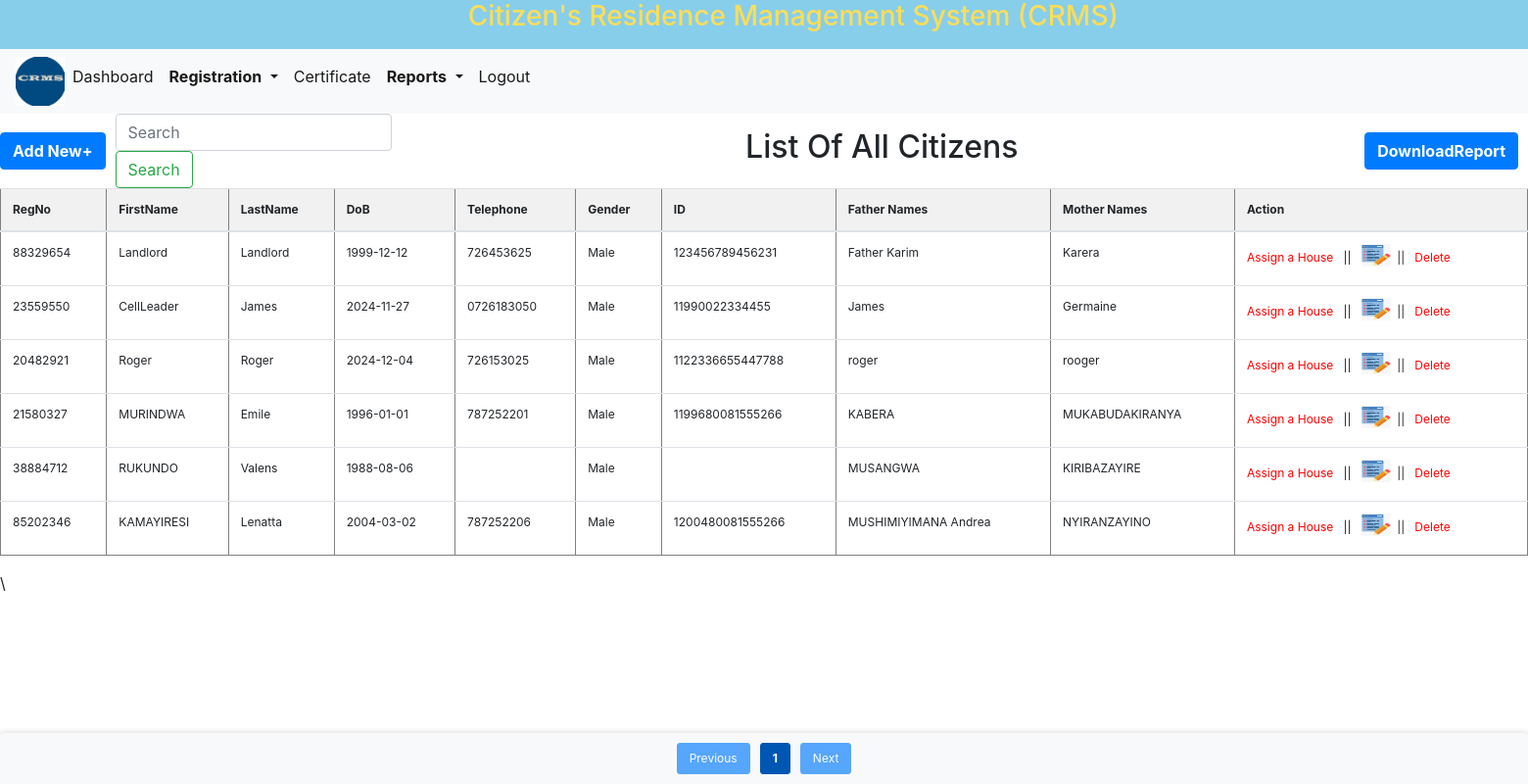
The page /ListOfCitizens.php (signed in) on the database as committed earlier.
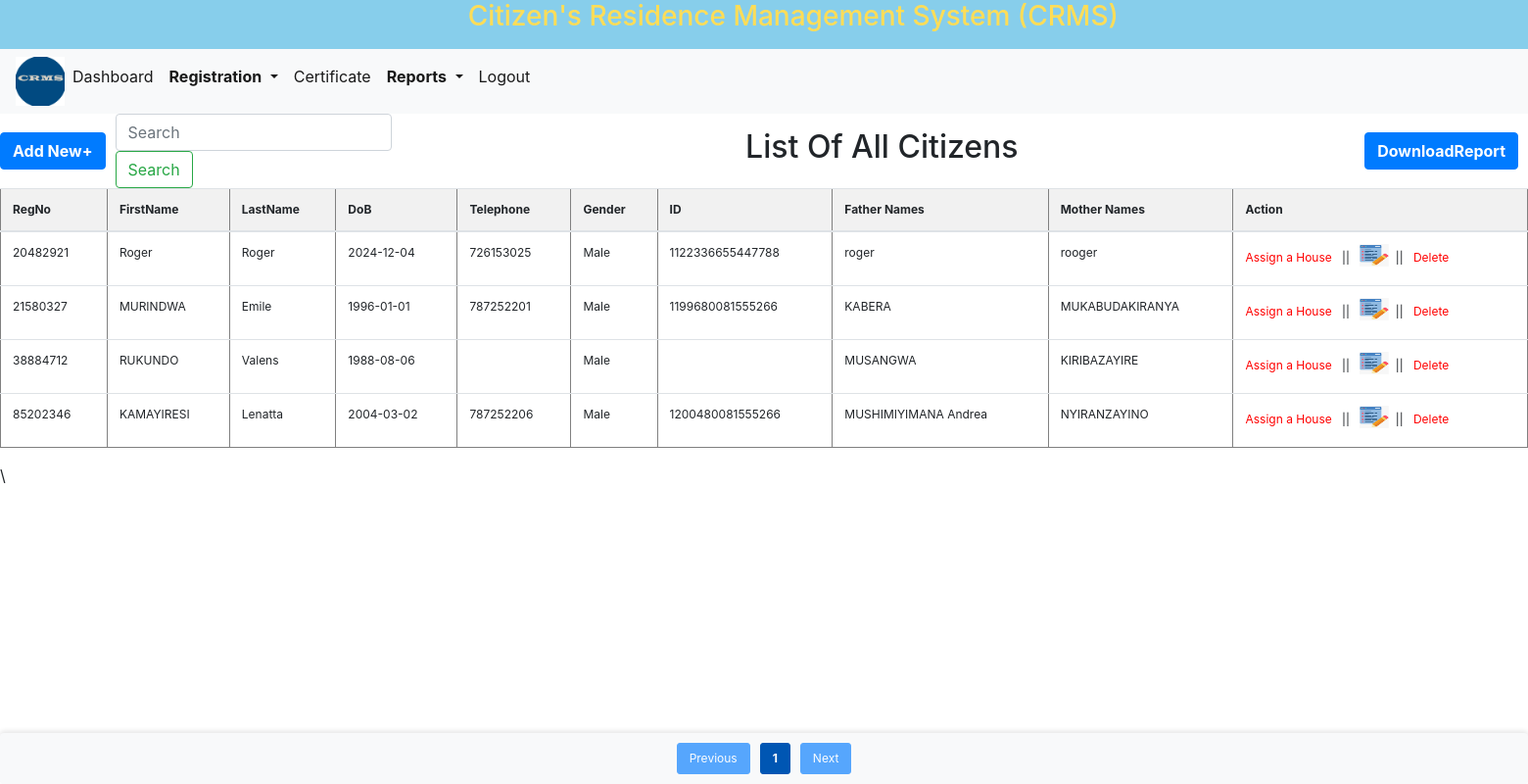
The same page on the database as committed later.
### tables this page shows
CREATE TABLE `resident` (
  `Identifier` varchar(8) NOT NULL,
  `Firstname` varchar(20) NOT NULL,
  `Lastname` varchar(20) DEFAULT NULL,
  `DoB` date DEFAULT NULL,
  `Telephone` varchar(10) DEFAULT NULL,
  `Gender` varchar(6) NOT NULL,
  `ID` bigint DEFAULT NULL,
  `FatherNames` varchar(20) DEFAULT NULL,
  `MotherNames` varchar(20) DEFAULT NULL,
  `Province` varchar(20) DEFAULT NULL,
  `District` varchar(20) DEFAULT NULL,
  `Sector` varchar(20) DEFAULT NULL,
  `Cell` varchar(20) DEFAULT NULL,
  `Village` varchar(20) DEFAULT NULL,
  `Citizen_Category` varchar(20) DEFAULT NULL,
  `HouseNo` varchar(30) DEFAULT NULL,
  `Status` varchar(9) DEFAULT NULL,
  `RegDate` datetime DEFAULT CURRENT_TIMESTAMP
);

### ListOfCitizens.php (the view, shortened to what this page needs)
<!DOCTYPE html>
<html lang="en">
<head>
    <link rel="stylesheet" href="bootstrap/bootstrap.css">
    <link rel="stylesheet" href="css/style.css">
</head>
<body>
<?php include 'header.php'; ?>
<?php
$conn = new mysqli('localhost', 'super', '', 'crms');
$records_per_page = 7;
$page = isset($_GET['page']) ? (int)$_GET['page'] : 1;
$offset = ($page - 1) * $records_per_page;
$search_query = isset($_GET['search']) ? $conn->real_escape_string($_GET['search']) : '';
$sql = "SELECT Identifier, Firstname, Lastname, DoB, Telephone, Gender, ID, FatherNames, MotherNames, Province, District, Sector, Cell, Village, citizen_category, HouseNo, Status,RegDate
        FROM resident
        WHERE CONCAT_WS(' ', Firstname, Lastname, DoB, Telephone, Gender, ID, FatherNames, MotherNames, Province, District, Sector, Cell, Village, citizen_category, HouseNo, Status,RegDate) LIKE ?
        ORDER BY RegDate DESC
        LIMIT ? OFFSET ?";
$stmt = $conn->prepare($sql);
$search_param = "%$search_query%";
$stmt->bind_param("sii", $search_param, $records_per_page, $offset);
$stmt->execute();
$result = $stmt->get_result();
$total_sql = "SELECT COUNT(*) as total FROM resident WHERE CONCAT_WS(' ', Firstname, Lastname, ID, FatherNames, MotherNames, Province, District, Sector, Cell, Village, citizen_category, HouseNo, Status,RegDate) LIKE ?";
$total_stmt = $conn->prepare($total_sql);
$total_stmt->bind_param("s", $search_param);
$total_stmt->execute();
$total_result = $total_stmt->get_result();
$total_row = $total_result->fetch_assoc();
$total_records = $total_row['total'];
$total_pages = ceil($total_records / $records_per_page);
if ($result->num_rows > 0) {
    echo "<div class='table-container'>";
    echo "<table border='1' class='table table-striped' style='min-width: 60%;>";
    echo "<thead>";
    echo "<tr>
            <th colspan='16' style='text-align: left; background-color: #f8f9fa;'>
                <div style='display: flex; align-items: center;'>
                    <div style='margin-right: 10px;'>
                        <a class='small' href='addResident.php'>
                            <button class='btn btn-primary'><b>Add New+</b></button>
                        </a>
                    </div>
                    <div style='margin-right: 8px;'>
                        <form class='form-inline my-2 my-lg-0' method='GET' action=''>
                            <input class='form-control mr-sm-2' type='search' name='search' placeholder='Search' aria-label='Search' value='" . htmlspecialchars($search_query) . "'>
                            <button class='btn btn-outline-success my-2 my-sm-0' type='submit'>Search</button>
                        </form>
                    </div>
                    <div style='flex: 1; text-align: center; font-size: 18px;'>
                        <h2 class='text-center'>List Of All Citizens</h2>
                    </div>
                     <div style='margin-right: 10px;'>
                        <button class='btn btn-primary' id='generateReportButton'><b>DownloadReport</b></button>
                    </div>
                </div>
            </th>
          </tr>";
    echo "<tr>
            <th scope='col'>RegNo</th>
            <th scope='col'>FirstName</th>
            <th scope='col'>LastName</th>
            <th scope='col'>DoB</th>
            <th scope='col'>Telephone</th>
            <th scope='col'>Gender</th>
            <th scope='col'>ID</th>
            <th scope='col'>Father    Names</th>
            <th scope='col'>Mother    Names</th>
            <th scope='col'>Action</th>
          </tr>";
    echo "<tbody>";
    while ($row = $result->fetch_assoc()) {
        echo "<tr>
                <td>" . htmlspecialchars($row["Identifier"]) . "</td>
                <td>" . htmlspecialchars($row["Firstname"]) . "</td>
                <td>" . htmlspecialchars($row["Lastname"]) . "</td>
                <td>" . htmlspecialchars($row["DoB"]) . "</td>
                <td>" . htmlspecialchars($row["Telephone"]) . "</td>
                <td>" . htmlspecialchars($row["Gender"]) . "</td>
                <td>" . htmlspecialchars($row["ID"]) . "</td>
                <td>" . htmlspecialchars($row["FatherNames"]) . "</td>
                <td>" . htmlspecialchars($row["MotherNames"]) . "</td>
                <td><a href='updateResident.php?identifier=" . htmlspecialchars($row["Identifier"]) . "' style='color: red;'>Assign a House</a> &nbsp&nbsp||&nbsp&nbsp
                    <a href='updateCitizen.php?identifier=" . htmlspecialchars($row["Identifier"]) . "' style='color: red;'><img src='images/edit.jpg' width='30px' height='30px'></a>&nbsp&nbsp||&nbsp&nbsp
                    <a href='deleteCitizen.php?identifier=" . htmlspecialchars($row["Identifier"]) . "' style='color: red;'>Delete</a></td>
              </tr>";
    }
    echo "</tbody>";
    echo "</table>";
    echo "</div>";
    echo "<div class='pagination'>";
    if ($page > 1) {
        echo "<a href='?page=" . ($page - 1) . "&search=" . urlencode($search_query) . "' class='btn btn-primary' style='background-color: #007bff; border-color: #007bff;'>Previous</a>";
    } else {
        echo "<span class='btn btn-primary disabled'>Previous</span>";
    }
    for ($i = 1; $i <= $total_pages; $i++) {
        if ($i == $page) {
            echo "<span class='current'>$i</span>";
        } else {
            echo "<a href='?page=$i&search=" . urlencode($search_query) . "'>$i</a>";
        }
    }
    if ($page < $total_pages) {
        echo "<a href='?page=" . ($page + 1) . "&search=" . urlencode($search_query) . "' class='btn btn-primary' style='background-color: #007bff; border-color: #007bff;'>Next</a>";
    } else {
        echo "<span class='btn btn-primary disabled'>Next</span>";
    }
    echo "</div>";
}
?>
<script src="bootstrap/bootstrap.bundle.js"></script>\
</body>
</html>

### header.php (shortened to what this page needs)
<div class="row" style="background:skyblue; height:50px; width:2000px; text-align: center; .header h3:hover {
            color: #ffdd57;">
    <div class="pageheader" style="text-align:center;">
        <h3>&nbsp &nbsp &nbsp &nbsp&nbsp &nbsp &nbsp &nbsp &nbsp &nbsp &nbsp &nbsp &nbsp &nbsp &nbsp &nbsp &nbsp
            &nbsp &nbsp &nbsp &nbsp&nbsp &nbsp &nbsp &nbsp &nbsp &nbsp &nbsp &nbsp &nbsp &nbsp &nbsp &nbsp &nbsp
            Citizen's Residence Management System (CRMS)</h3>
    </div>
</div>
<nav class="navbar navbar-expand-lg navbar-light bg-light">
    <div class="collapse navbar-collapse" id="navbarSupportedContent">
        <?php
        if ($_SESSION['role'] == 'Admin') {
            ?>
            <ul class="navbar-nav mr-auto">
                <li>
                    <img src="images/logo.jpg" width="50" height="50" alt="CRMS Logo">
                </li>
                <li class="nav-item active">
                    <a class="nav-link" href="Dashboard.php">Dashboard</a>
                </li>
                <li class="nav-item dropdown active">
                    <a class="nav-link dropdown-toggle" href="#" role="button" data-toggle="dropdown"
                       aria-expanded="false">
                        <b>Registration</b>
                    </a>
                </li>
                <li class="nav-item active">
                    <a class="nav-link enabled" href="certificate.php">Certificate</a>
                </li>
                <li class="nav-item dropdown active">
                    <a class="nav-link dropdown-toggle" href="#" role="button" data-toggle="dropdown"
                       aria-expanded="false">
                        <b>Reports</b>
                    </a>
                </li>
                <li class="nav-item active">
                    <a class="nav-link" href="Logout.php">Logout</a>
                </li>
            </ul>
            <?php
        } else if ($_SESSION['role'] == 'Landlord') { ?>
            <ul class="navbar-nav mr-auto">
                <!-- <li class="nav-item active">
                    <a class="nav-link" href="Homepage.php">Home <span class="sr-only">(current)</span></a>
                </li>-->
                <li>
                    <img src="images/logo.jpg" width="50" height="50" alt="CRMS Logo">
                </li>
                <li class="nav-item active">
                    <a class="nav-link" href="CertificateRequestsView.php">Certificate Requests</a>
                </li>
                <li class="nav-item active">
                    <a class="nav-link" href="myHouses.php">My House</a>
                </li>
                <li class="nav-item active">
                    <a class="nav-link" href="tenants.php">Tenants</a>
                </li>
                <li class="nav-item active">
                    <a class="dropdown-item" href="CitizenNoHouses.php">Non Tenants</a>
                </li>
                <li class="nav-item active">
                    <a class="nav-link" href="Logout.php">Logout</a>
                </li>
            </ul>
            <?php
        } else if ($_SESSION['role'] == 'Prison') { ?>
            <ul class="navbar-nav mr-auto">
                <!-- <li class="nav-item active">
                    <a class="nav-link" href="Homepage.php">Home <span class="sr-only">(current)</span></a>
                </li>-->
                <li>
                    <img src="images/logo.jpg" width="50" height="50" alt="CRMS Logo">
                </li>
                <li class="nav-item active">
                    <a class="nav-link" href="jailed.php">Jailed people</a>
                </li>
                <li class="nav-item active">
                    <a class="nav-link" href="Logout.php">Logout</a>
                </li>
            </ul>
            <?php
        } else if ($_SESSION['role'] == 'Migration') { ?>
            <ul class="navbar-nav mr-auto">
                <!-- <li class="nav-item active">
                    <a class="nav-link" href="Homepage.php">Home <span class="sr-only">(current)</span></a>
                </li>-->
                <li>
                    <img src="images/logo.jpg" width="50" height="50" alt="CRMS Logo">
                </li>
                <li class="nav-item active">
                    <a class="nav-link" href="citizenAbroad.php">Citizen abroad</a>
                </li>
                <li class="nav-item active">
                    <a class="nav-link" href="Logout.php">Logout</a>
                </li>
            </ul>
            <?php
        }
        ?>
    </div>
</nav>

### css/style.css (style rules this page uses)
html, body { height: 100%; margin: 0; padding: 0; }
.pagination { display: flex; justify-content: center; align-items: center; position: fixed; bottom: 0; width: 100%; background-color: #f8f9fa; padding: 10px 0; box-shadow: 0 -2px 5px rgba(0, 0, 0, 0.1); z-index: 1000; }
.pagination a, .pagination span { margin: 0 5px; text-decoration: none; padding: 5px 10px; color: #fff; background-color: #007bff; border: 1px solid #007bff; border-radius: 3px; }
.pagination span.current { background-color: #0056b3; border-color: #0056b3; }
h3 { color:Black; }
.row { width: 1200; }

### ListOfCitizens.php (style rules this page uses)
table { align: Center; table-layout: auto; width: 100%; font-size: 12px; }
th, td { padding: 5px 8px; word-wrap: break-word; text-align: left; }
th { background-color: #f1f1f1; font-weight: bold; }
td { background-color: #ffffff; }
.pagination a, .pagination span { font-size: 12px; padding: 6px 12px; }
.pagination { margin-top: 15px; }
.table-container { overflow-x: auto; }
.pagination .current { font-weight: bold; }

Rows that differ between the two databases and show on the page:
removed resident: Identifier "88329654", Firstname "Landlord", Lastname "Landlord", DoB "1999-12-12", Telephone "726453625", Gender "Male", ID "123456789456231", FatherNames "Father Karim", MotherNames "Karera"
removed resident: Identifier "23559550", Firstname "CellLeader", Lastname "James", DoB "2024-11-27", Telephone "0726183050", Gender "Male", ID "11990022334455", FatherNames "James", MotherNames "Germaine"
